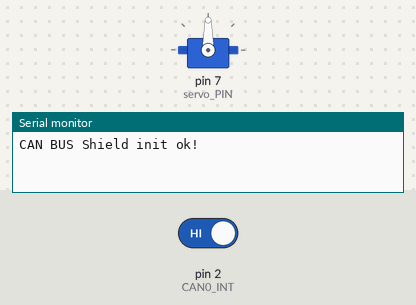
The sketch below on a simulated Arduino Uno, built with avr-gcc and run on an emulated ATmega328P. Shown: servo, the last lines printed to the serial monitor. The test bench sets the inputs (shaded band); at power-on: pin 2 (CAN0_INT) HIGH.

Above: at 1.2 s.
1.3 s: pin 2 (CAN0_INT) driven LOW
At 2.2 s:
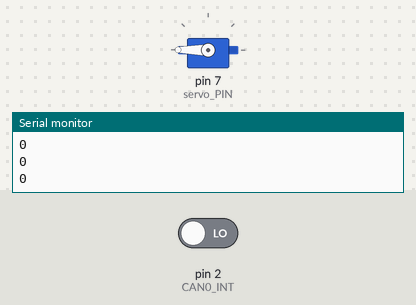
Timing chart, 0 to 4.3 s (numbered marks = the images above; inputs shaded):
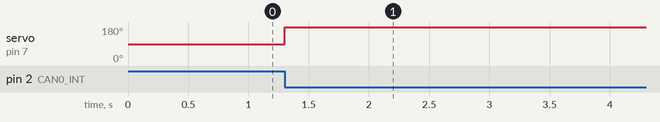

Measured:
- after the input at 1.3 s, servo on pin 7 (servo_PIN): 90° → 180° at once

The sketch:

Arduino_servo_sensores_delanteros.ino
```cpp
/*  Aplicacion arduino
 *  Proyecto arduino- Estacionado Automatico
 *  Servo motor y sensores delanteros.
 *  Juan Alberto Gutierrez Canto Ingeniero en Software
 *  enero 5 del 2017. version 3.1
*/

#include <mcp_can.h>                          //Biblioteca para la integración del BUS CAN Shield con arduino
#include <SPI.h>                              //Permite al arduino comunicarse con dispositivos SPI (Serial Peripheral Interface)
#include <Servo.h>
#define CAN0_INT 2                              // Set INT to pin 2

Servo miServo;
int servo_PIN= 7;
int angulo= 90;

                                              // the cs pin of the version after v1.1 is default to D9
                                              // v0.9b and v1.0 is default D10
const int SPI_CS_PIN = 9;                     //Pin que usara el can shield para el envió/recepción de mensajes de la red can
MCP_CAN CAN(SPI_CS_PIN);                      // Configura el pin 9 (SPI_CS_PIN) para la red bus can


void setup() {
  Serial.begin(9600);                         //Inicializa el puerto serial a un baudio de 9600
  START_INIT:                                 //Retorno del goto
  if(CAN_OK == CAN.begin(MCP_ANY, CAN_500KBPS, MCP_16MHZ)){       // Si el bus can inciia con exito al inicializa el bus can con un baudio de 500K
    Serial.println("CAN BUS Shield init ok!");//Imprime el mensaje al monitor serie de exito
  }
  else{                                       //Si no se pudo inicializar el can bus
    Serial.println("CAN BUS Shield init fail");//Imprime el mensaje al monitor serial de fracaso
    Serial.println("Init CAN BUS Shield again");
    delay(100);                                //Genera un retraso de 100 milisegundos
    goto START_INIT;                           //Regresamos hasta que se inicialice el bus can
  }
  miServo.attach(servo_PIN);                          //Indicamos que el servo motor trabajara en el pin 7
  CAN.setMode(MCP_NORMAL);   // Change to normal mode to allow messages to be transmitted
  pinMode(CAN0_INT,INPUT);                    //entrada de mensaje can
}

unsigned char servo_derecha[8] =   {0, 0, 0, 0, 0, 0, 0, 0};     //Mensaje personalizado para indicar que el servo motor va a girar a la derecha
unsigned char servo_izquierda[8] = {0, 0, 0, 0, 0, 0, 0, 1};     //Mensaje personalizado para indicar que el servo motor va a girar a la izquierda

long unsigned int rxId;
unsigned char len = 0;
unsigned char rxBuf[8];
char msgString[128];                        // Array to store serial string


void loop() {
  if(!digitalRead(CAN0_INT)){
    CAN.readMsgBuf(&rxId,&len,rxBuf);           //leer len=tmaño de datos,buf= bytes de datos
    Serial.println(rxId);
    if(rxId == 0x00){
      if(rxBuf[7]==0){
        angulo+=90;
        angulo= constrain(angulo,0,180);
        miServo.write(angulo);
      }
      else{
        angulo-=90;
        angulo= constrain(angulo,0,180);
        miServo.write(angulo);
      }
    }
  }

}
```
